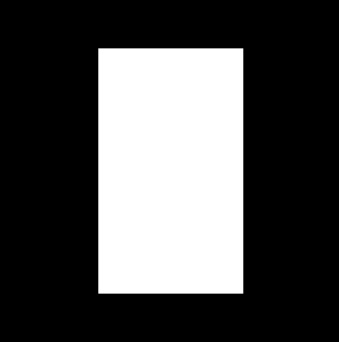
#> input picture images/box.jpg, 339 x 342 px
$ python findEdge_2.py   (older library calls are emulated)
#> lines starting #> are read from the running program, lines starting #| are printed output that depends on the picture
import numpy as np
import cv2
import matplotlib.pyplot as plt

#Attention!!!
#Sobel 알고리즘은 이미지가 검정색에서 흰색으로 변화될 때 양수 값을 취하고,
#흰색에서 검정색으로 변화될 때 음수 값을 취한다.
#만약 데이터 타입을 양수만 취급하는 np.uint8 또는 cv2.CV_8U로 지정하면 흰색에서 검정색으로 변화할 때
#취한 음수값을 모두 0으로 만들어 버리게 된다. 따라서 흰색에서 검정색으로의 경계를 찾지 못하게 되는 결과를 가져온다.

def grad():
    img = cv2.imread('images/box.jpg', cv2.IMREAD_GRAYSCALE)
#> img is the input picture: shape (342, 339); min 0, max 255, mean 78.2

    sobelx8u = cv2.Sobel(img, cv2.CV_8U, 1, 0, ksize=5)
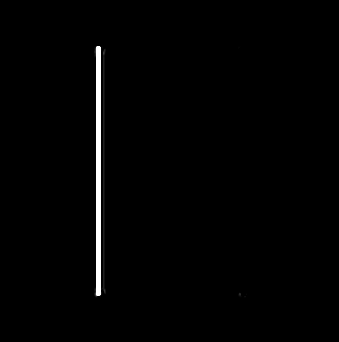
#> sobelx8u: shape (342, 339); min 0, max 255, mean 2.9

    tmp = cv2.Sobel(img, cv2.CV_64F, 1, 0, ksize=5)
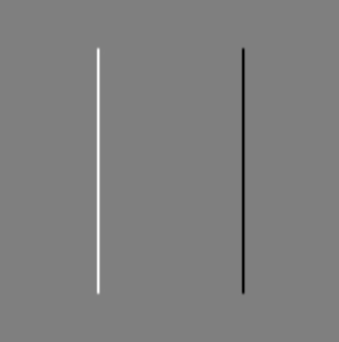
#> tmp: shape (342, 339) float64; min -12224, max 12208, mean 0; drawn with min black and max white
    sobel64f = np.absolute(tmp)
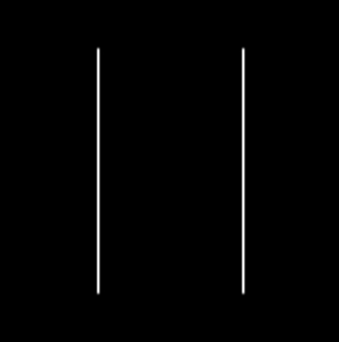
#> sobel64f: shape (342, 339) float64; min 0, max 12224, mean 138.2; drawn with min black and max white
    sobelx8u2 = np.uint8(sobel64f)
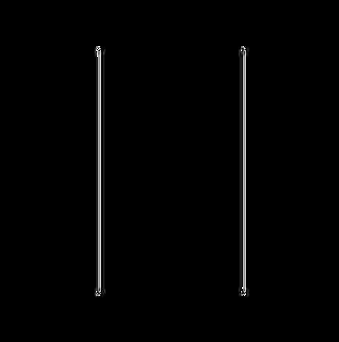
#> sobelx8u2: shape (342, 339); min 0, max 255, mean 2.9
    #tmp의 음수 부분을 모두 양수로 변환한 다음 uint8 형식으로 전환한다.

    plt.subplot(1, 3, 1), plt.imshow(img, cmap='gray')
    plt.title('original'), plt.xticks([]), plt.yticks([])

    plt.subplot(1, 3, 2), plt.imshow(sobelx8u, cmap='gray')
    plt.title('Sobel 8U'), plt.xticks([]), plt.yticks([])

    plt.subplot(1, 3, 3), plt.imshow(sobelx8u2, cmap='gray')
    plt.title('Sobel 64F'), plt.xticks([]), plt.yticks([])

    plt.show()

grad()

$ run again, with images/alp.jpg copied over images/box.jpg
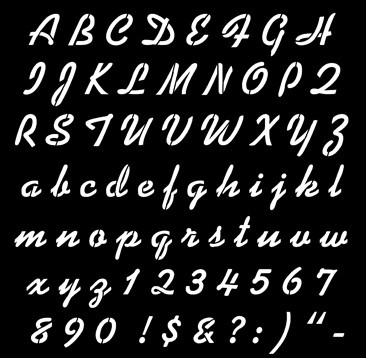
#> input picture images/alp.jpg, 366 x 358 px
#> in grad, img is the input picture: shape (358, 366); min 0, max 255, mean 35
#> in grad, `tmp = cv2.Sobel(img, cv2.CV_64F, 1, 0, ksize=5)`:
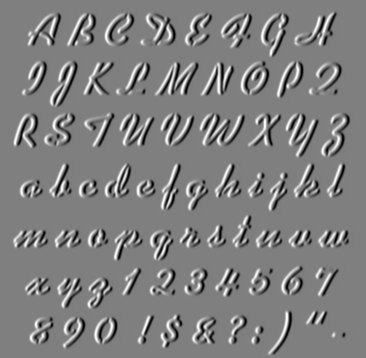
#> tmp: shape (358, 366) float64; min -12173, max 12206, mean 0; drawn with min black and max white
#> in grad, `sobelx8u2 = np.uint8(sobel64f)`:
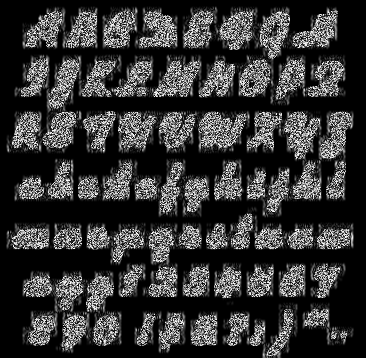
#> sobelx8u2: shape (358, 366); min 0, max 255, mean 52.4
